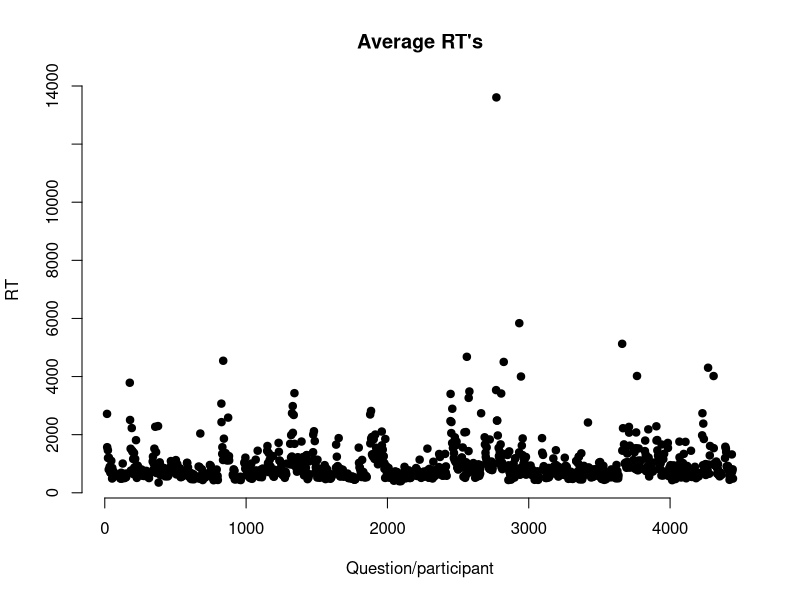
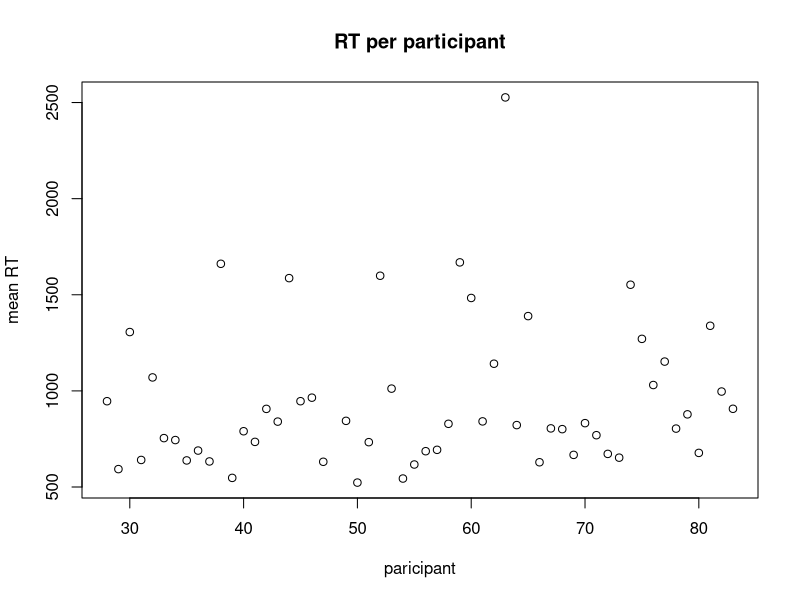
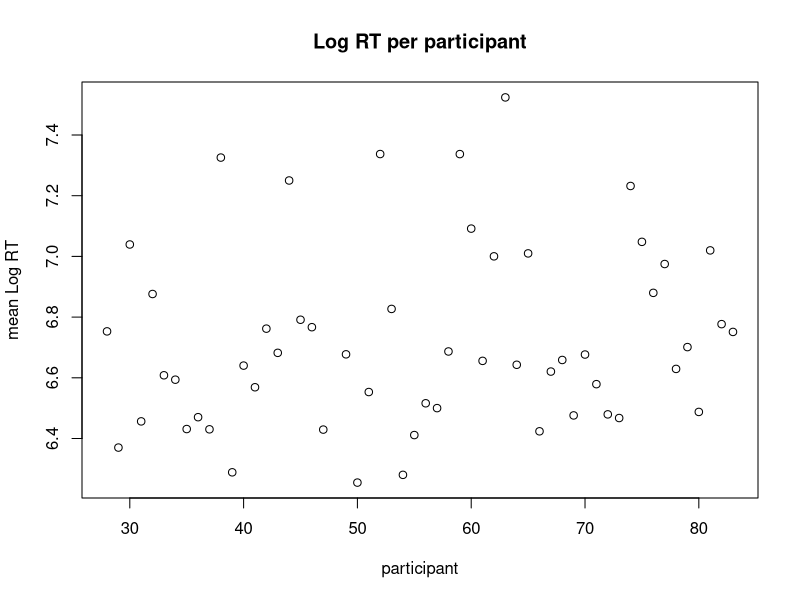
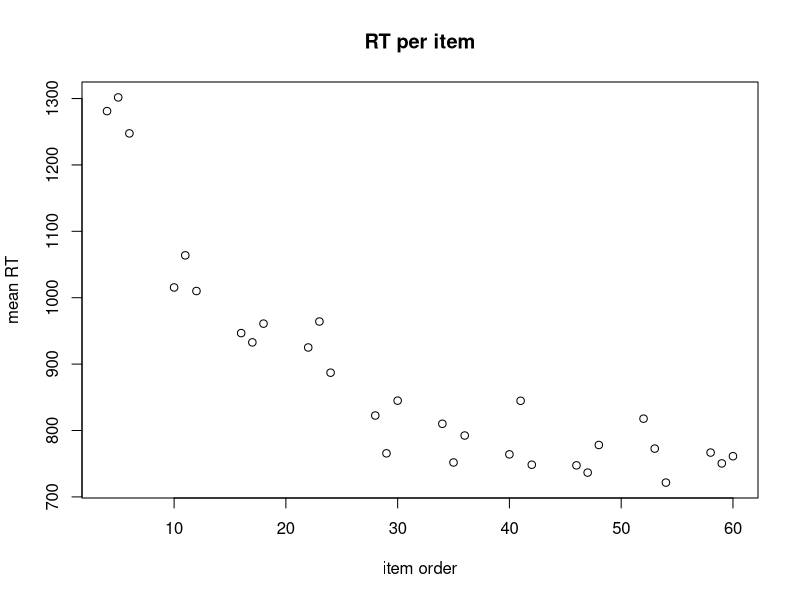
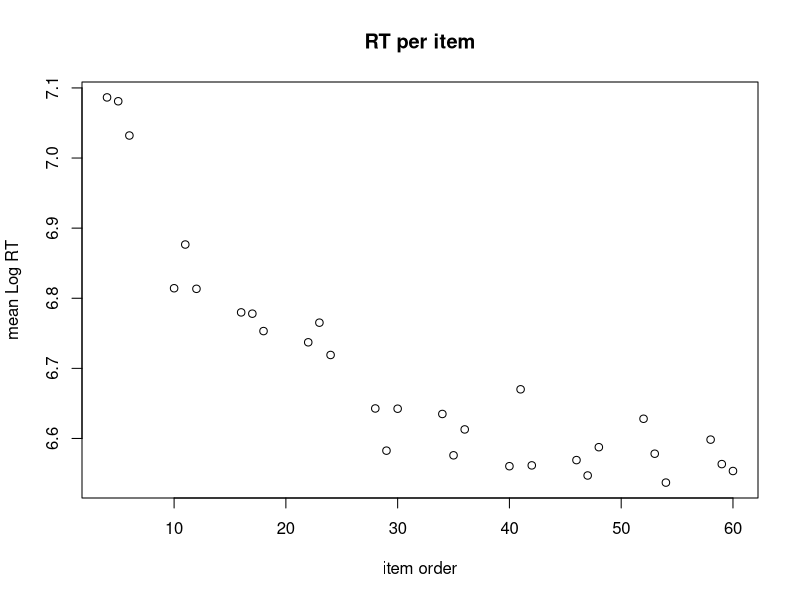
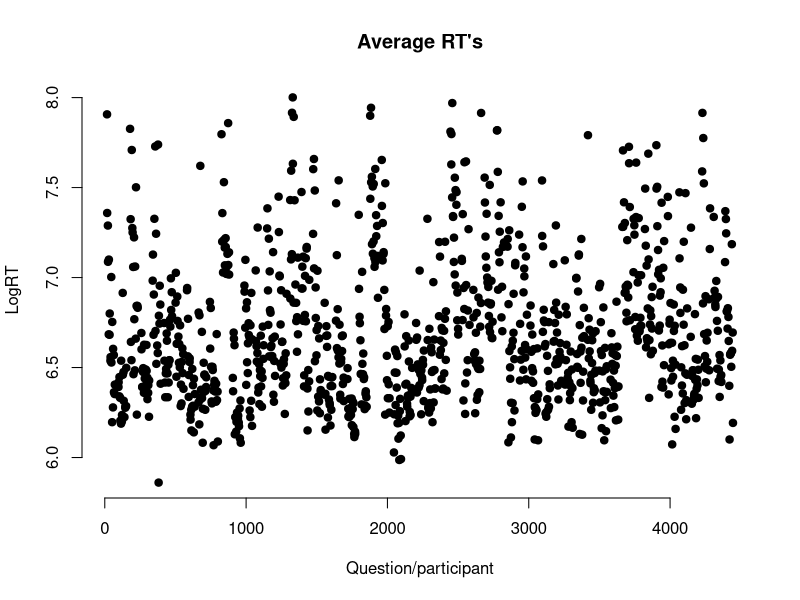
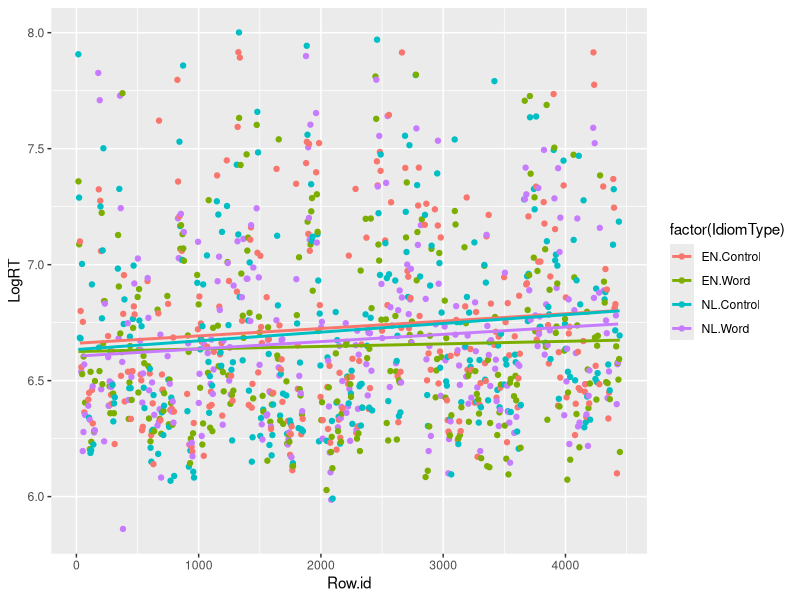
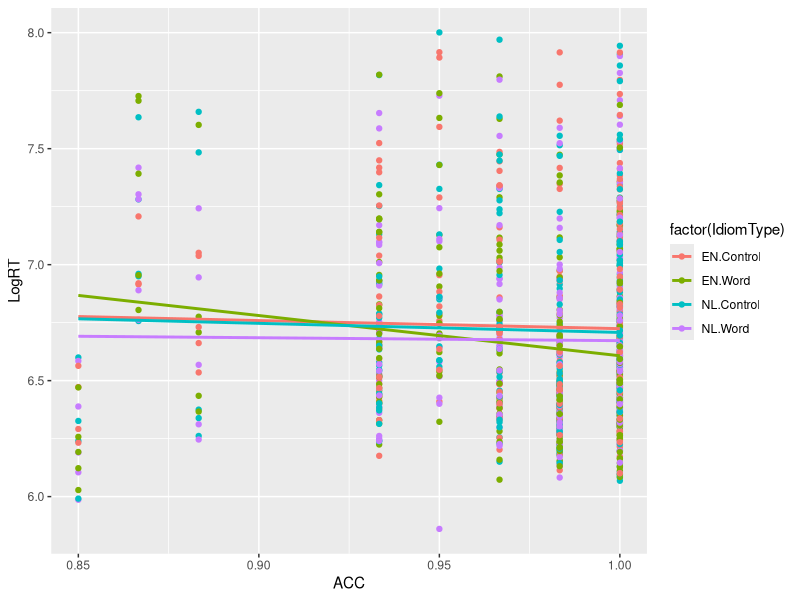

The R script that drew these images, in order: (Note: this script raises an error after producing the figures.)
library(dplyr)
library(ggplot2)
library(openxlsx)
library(lme4)

data <- read.xlsx("Final-Data-Cleaned.xlsx")
str(data)

### TRANSFORMING DATA ###

#Calculating accuracy per participant
ACCdata <- filter(data, Type!="intro" & Type!="info" & Type!="practice")
Group_part <- group_by(ACCdata, Results.index)
ACCdata2 <- mutate(Group_part, ACC = sum(as.numeric(Correct)/60))

## Aggregated usage score

#Transforming usage answers to numeric values
# 5 = daily
# 4 = weekly
# 3 = monthly
# 2 = less frequently
# 1 = never

Dag <- grepl("dagelijks", ACCdata2$Friends)
Week <- grepl("wekelijks", ACCdata2$Friends)
Maand <- grepl("maandelijks", ACCdata2$Friends)
Minder <- grepl("minder vaak", ACCdata2$Friends)
Nooit <- grepl("nooit", ACCdata2$Friends)

ACCdata2$FriendsNum[Dag] = 5
ACCdata2$FriendsNum[Week] = 4
ACCdata2$FriendsNum[Maand] = 3
ACCdata2$FriendsNum[Minder] = 2
ACCdata2$FriendsNum[Nooit] = 1

Dag <- grepl("dagelijks", ACCdata2$School)
Week <- grepl("wekelijks", ACCdata2$School)
Maand <- grepl("maandelijks", ACCdata2$School)
Minder <- grepl("minder vaak", ACCdata2$School)
Nooit <- grepl("nooit", ACCdata2$School)

ACCdata2$SchoolNum[Dag] = 5
ACCdata2$SchoolNum[Week] = 4
ACCdata2$SchoolNum[Maand] = 3
ACCdata2$SchoolNum[Minder] = 2
ACCdata2$SchoolNum[Nooit] = 1

Dag <- grepl("dagelijks", ACCdata2$Dutch.people)
Week <- grepl("wekelijks", ACCdata2$Dutch.people)
Maand <- grepl("maandelijks", ACCdata2$Dutch.people)
Minder <- grepl("minder vaak", ACCdata2$Dutch.people)
Nooit <- grepl("nooit", ACCdata2$Dutch.people)

ACCdata2$Dutch.peopleNum[Dag] = 5
ACCdata2$Dutch.peopleNum[Week] = 4
ACCdata2$Dutch.peopleNum[Maand] = 3
ACCdata2$Dutch.peopleNum[Minder] = 2
ACCdata2$Dutch.peopleNum[Nooit] = 1

Dag <- grepl("dagelijks", ACCdata2$Reading.Fun)
Week <- grepl("wekelijks", ACCdata2$Reading.Fun)
Maand <- grepl("maandelijks", ACCdata2$Reading.Fun)
Minder <- grepl("minder vaak", ACCdata2$Reading.Fun)
Nooit <- grepl("nooit", ACCdata2$Reading.Fun)

ACCdata2$Reading.FunNum[Dag] = 5
ACCdata2$Reading.FunNum[Week] = 4
ACCdata2$Reading.FunNum[Maand] = 3
ACCdata2$Reading.FunNum[Minder] = 2
ACCdata2$Reading.FunNum[Nooit] = 1

Dag <- grepl("dagelijks", ACCdata2$TV)
Week <- grepl("wekelijks", ACCdata2$TV)
Maand <- grepl("maandelijks", ACCdata2$TV)
Minder <- grepl("minder vaak", ACCdata2$TV)
Nooit <- grepl("nooit", ACCdata2$TV)

ACCdata2$TVNum[Dag] = 5
ACCdata2$TVNum[Week] = 4
ACCdata2$TVNum[Maand] = 3
ACCdata2$TVNum[Minder] = 2
ACCdata2$TVNum[Nooit] = 1

#Adding aggregated scores for Usage and Proficiency
ScoreUsage <- mutate(ACCdata2, Usage = TVNum + FriendsNum + SchoolNum + Reading.FunNum)
ScoreProf <- mutate(ScoreUsage, Proficiency = as.numeric(reading.proficiency) + as.numeric(writing.proficiency) + as.numeric(Listening.proficiency) + as.numeric(Speaking.proficiency))

#Filter for correctly answered items 
subsetRTQuestions <- filter(ScoreProf, Correct == 1)

#Filter for experimental items
#Removing non word items
non <- grepl("-non-", subsetRTQuestions$Type)
subsetNotNon <- subset(subsetRTQuestions, !non)

#Removing filler items
filler <- grepl("filler-", subsetNotNon$Type)
subsetIdioms <- subset(subsetNotNon, !filler)

#Getting general idea of RT data
x <- subsetIdioms$Row.id 
y <- subsetIdioms$RT 
plot(x, y, main = "Average RT's", xlab = "Question/participant", ylab = "RT", pch = 19, frame = FALSE)

## See if some participants couldn't keep up, some participants had quite large amounts of outliers, 
## but not so large that we would think they did not understand the experiment, so all participants were kept in
Group_participant <- group_by(subsetIdioms, Results.index)

part_mean <- Group_participant %>% summarize(meanRT = mean(RT), sdRT = sd(RT)) 
part_logmean <- Group_participant %>% summarize(meanRT = mean(log(RT)), sdRT = sd(RT))
part_mean
plot(part_mean$Results.index, part_mean$meanRT, main = "RT per participant", xlab = "paricipant", ylab = "mean RT")
plot(part_logmean$Results.index, part_logmean$meanRT, main = "Log RT per participant", xlab = "participant", ylab = "mean Log RT")


filter_participants <- Group_participant %>% filter(RT>3000)
totalslow <- filter_participants %>% summarize(n = n())

#Remover very long RT's (and investigate which ones were long)
length(subsetIdioms$RT)
subsetRTQuestionsAbove3000 <- filter(subsetIdioms, RT > 3000)
length(subsetRTQuestionsAbove3000$RT)
subsetRTQuestionsAbove3500 <- filter(subsetIdioms, RT > 3500)
length(subsetRTQuestionsAbove3500$RT)
subsetRTQuestionsAbove4500 <- filter(subsetIdioms, RT > 4500)
length(subsetRTQuestionsAbove4500$RT)

#Reaction times above 3000ms are removed (18 answers)
subsetIdiomsUnder3000 <- filter(subsetIdioms, RT <= 3000)

## Check experimental items, there is a learning effect/curve (esp for first 10 items)
Group_items <- group_by(subsetIdiomsUnder3000, Item.order)

part_mean <- Group_items %>% summarize(meanRT = mean(RT), sdRT = sd(RT)) 
part_logmean <- Group_items %>% summarize(meanRT = mean(log(RT)), sdRT = sd(RT))
part_mean
plot(part_mean$Item.order, part_mean$meanRT, main = "RT per item", xlab = "item order", ylab = "mean RT")
plot(part_logmean$Item.order, part_logmean$meanRT, main = "RT per item", xlab = "item order", ylab = "mean Log RT")



## log transformation of RT
#Based on filtered data (reaction time >= 3000)
datafile <- transform(subsetIdiomsUnder3000, LogRT = log(RT))

#Based on unfiltered dataset
datafile2 <- transform(subsetIdioms, LogRT = log(RT))

#Adding idiom type to dataset
EnControl <- grepl("ENidiom-control", datafile$Type)
EnWord <- grepl("ENidiom-word", datafile$Type)
NlControl <- grepl("NLidiom-control", datafile$Type)
NlWord <- grepl("NLidiom-word", datafile$Type)


datafile$IdiomType[EnControl] = "EN.Control"
datafile$IdiomType[EnWord] = "EN.Word"
datafile$IdiomType[NlControl] = "NL.Control"
datafile$IdiomType[NlWord] = "NL.Word"

EnControl2 <- grepl("ENidiom-control", datafile2$Type)
EnWord2 <- grepl("ENidiom-word", datafile2$Type)
NlControl2 <- grepl("NLidiom-control", datafile2$Type)
NlWord2 <- grepl("NLidiom-word", datafile2$Type)

datafile2$IdiomType[EnControl2] = "EN.Control"
datafile2$IdiomType[EnWord2] = "EN.Word"
datafile2$IdiomType[NlControl2] = "NL.Control"
datafile2$IdiomType[NlWord2] = "NL.Word"



#Transforming education levels to numeric values
VMBO <- grepl("VMBO", datafile$Education2)
MBO <- grepl("MBO", datafile$Education2)
HAVO <- grepl("HAVO", datafile$Education2)
VWO <- grepl("VWO", datafile$Education2)
HBO <- grepl("HBO", datafile$Education2)
Universiteit <- grepl("Universiteit", datafile$Education2)

datafile$EducationNum[MBO] = 2
datafile$EducationNum[VMBO] = 1
datafile$EducationNum[HAVO] = 3
datafile$EducationNum[VWO] = 4
datafile$EducationNum[HBO] = 5
datafile$EducationNum[Universiteit] = 6



#Getting general idea of RT data
x <- datafile$Row.id 
y <- datafile$LogRT 
z <- datafile$ACC
q <- datafile$Proficiency
plot(x, y, main = "Average RT's", xlab = "Question/participant", ylab = "LogRT", pch = 19, frame = FALSE)

#Cool images, effect of idioms can be seen in all types of data
ggplot(datafile,aes(y=LogRT,x=Row.id,color=factor(IdiomType))) + geom_point()+stat_smooth(method="lm",se=FALSE)
ggplot(datafile,aes(y=LogRT,x=ACC,color=factor(IdiomType))) + geom_point()+stat_smooth(method="lm",se=FALSE)
ggplot(datafile,aes(y=LogRT,x=Proficiency,color=factor(IdiomType))) + geom_point()+stat_smooth(method="lm",se=FALSE)
ggplot(datafile,aes(y=LogRT,x=Usage,color=factor(IdiomType))) + geom_point()+stat_smooth(method="lm",se=FALSE)
ggplot(datafile,aes(y=LogRT,x=EducationNum,color=factor(IdiomType))) + geom_point()+stat_smooth(method="lm",se=FALSE)



#### MIXED EFFECTS MODELLING ####

### Find best random effects structure 
rm1 <- lmer(LogRT ~ 1 + IdiomType + Usage + (1 + IdiomType + Usage|Results.index) + (1 + IdiomType|Item.number), data = datafile) #start with most complex structure, don't adjust usage by item since this makes no sense
rm2 <- lmer(LogRT ~ 1 + IdiomType + Usage + (1 + IdiomType + Usage|Results.index) + (1|Item.number), data = datafile) #don't adjust idiom type by itemnumber since these have a vey high correlation
rm3 <- lmer(LogRT ~ 1 + IdiomType + Usage + (1 + IdiomType|Results.index) + (1|Item.number), data = datafile) # dont adjust usage by participant
rm4 <- lmer(LogRT ~ 1 + IdiomType + Usage + (1 + IdiomType|Results.index), data = datafile)
rm5 <- lmer(LogRT ~ 1 + IdiomType + Usage + (1|Results.index), data = datafile)
rm6 <- lmer(LogRT ~ 1 + IdiomType + Usage + (1|Results.index) + (1|Item.order), data = datafile) #Because of seem learning effect, this random effects structure is best
summary(rm6)
anova(rm5, rm6) 
anova(lm7, rm6)

rm7 <- lmer(LogRT ~ 1 + IdiomType + Usage + Item.order + (1|Results.index) + (1|Group), data = datafile)
rm8 <- lmer(LogRT ~ 1 + IdiomType + Usage + Item.order + (1|Results.index), data = datafile) #no difference between with or without group
rm9 <- lmer(LogRT ~ 1 + IdiomType + Usage + Item.order + (1 + IdiomType + Usage + Item.order|Results.index) + (1 + IdiomType + Usage + Item.order|Group), data = datafile) #too complex, Item order was the smallest so this was removed
rm10 <- lmer(LogRT ~ 1 + IdiomType + Usage + Item.order + (1 + IdiomType + Usage|Results.index) + (1 + IdiomType + Usage|Group), data = datafile) #Too complex, usage smallest effect was removed
rm11 <- lmer(LogRT ~ 1 + IdiomType + Usage + Item.order + (1 + IdiomType|Results.index) + (1 + IdiomType|Group), data = datafile) #Model still to complex, try removing type in both conditions
rm12 <- lmer(LogRT ~ 1 + IdiomType + Usage + Item.order + (1|Results.index) + (1 + IdiomType|Group), data = datafile)
rm13 <- lmer(LogRT ~ 1 + IdiomType + Usage + Item.order + (1 + IdiomType|Results.index) + (1|Group), data = datafile)
rm14 <- lmer(LogRT ~ 1 + IdiomType + Usage + Item.order + (1|Results.index), data = datafile)
rm15 <- lmer(LogRT ~ 1 + IdiomType + Usage + Item.order + (1|Results.index) + (1|Group), data = datafile) #Most complex model that converges
summary(rm7)
anova(rm7, rm8)
summary(rm11)


# initial look at variables
lm1 <- lmer(LogRT ~ 1 + Proficiency + Item.order + (1|Results.index) + (1|Group), data = datafile)
lm2 <- lmer(LogRT ~ 1 + Usage + Item.order + (1|Results.index) + (1|Group), data = datafile)
lm3 <- lmer(LogRT ~ 1 + Usage + Proficiency + Item.order + (1|Results.index) + (1|Group), data = datafile)
lm4 <- lmer(LogRT ~ 1 + Usage*Proficiency + Item.order + (1|Results.index) + (1|Group), data = datafile)
summary(lm4)
anova(lm3, lm2)
anova(lm3, lm1)
anova(lm4, lm2)
# Both usage and proficiency on its own in a model are significant predictors. However, usage appears to be
# a stronger predictors, since when it is included in a model with proficiency, proficiency is no longer significant

lm5 <- lmer(LogRT ~ 1 + Usage + Dutch.peopleNum + Item.order + (1|Results.index) + (1|Group), data = datafile)
summary(lm5)
anova(lm2, lm5)
# Not significant addition to model, but talking English with other dutch people makes the RT slower. 
# This could be because participants who speak a lot of English with other people may have a relatively low familiarity
# With English idioms compared to their proficiency (know less idioms than expected for someone with their English level)

lm6 <- lmer(LogRT ~ 1 + IdiomType + Item.order + (1|Results.index) + (1|Group), data = datafile)
lm7 <- lmer(LogRT ~ 1 + IdiomType + Usage + Item.order + (1|Results.index) + (1|Group), data = datafile)
lm8 <- lmer(LogRT ~ 1 + IdiomType * Usage + Item.order + (1|Results.index) + (1|Group), data = datafile)
lm8.2 <- lmer(LogRT ~ 1 + IdiomType * Usage * Item.order + (1|Results.index) + (1|Group), data = datafile)
lm8.3 <- lmer(LogRT ~ 1 + IdiomType + Usage * Item.order + (1|Results.index) + (1|Group), data = datafile)
summary(lm8)
anova(lm6, lm7) #significant addition of usage
anova(lm2, lm7) #type is significant added to usage
anova(lm7, lm8) #interaction not significant
anova(lm7, lm8.2) #no significant interaction
anova(lm7, lm8.3) #no significant interaction

### Testing individual components of proficiency
lm9 <- lmer(LogRT ~ 1 + IdiomType + Usage + Proficiency + Item.order + (1|Results.index) + (1|Group), data = datafile)
lm10 <- lmer(LogRT ~ 1 + IdiomType + Usage + reading.proficiency + Item.order + (1|Results.index) + (1|Group), data = datafile)
lm11 <- lmer(LogRT ~ 1 + IdiomType + Usage + writing.proficiency + Item.order + (1|Results.index) + (1|Group), data = datafile)
lm12 <- lmer(LogRT ~ 1 + IdiomType + Usage + Listening.proficiency + Item.order + (1|Results.index) + (1|Group), data = datafile)
lm13 <- lmer(LogRT ~ 1 + IdiomType + Usage + Speaking.proficiency + Item.order + (1|Results.index) + (1|Group), data = datafile)
anova(lm7, lm9)
anova(lm7, lm10)
anova(lm7, lm11)
anova(lm7, lm12)
anova(lm7, lm13)
# All individual components of proficiency also not significant contributors

### Individual components of usage
lm14 <- lmer(LogRT ~ 1 + IdiomType + Reading.FunNum + Item.order + (1|Results.index) + (1|Group), data = datafile)
lm15 <- lmer(LogRT ~ 1 + IdiomType + TVNum + Item.order + (1|Results.index) + (1|Group), data = datafile)
lm16 <- lmer(LogRT ~ 1 + IdiomType + SchoolNum + Item.order + (1|Results.index) + (1|Group), data = datafile)
lm17 <- lmer(LogRT ~ 1 + IdiomType + FriendsNum + Item.order + (1|Results.index) + (1|Group), data = datafile)
anova(lm6, lm14)
anova(lm6, lm15)
anova(lm6, lm16)
anova(lm6, lm17)
# TV and friends are most significant contributes to compound score, then ReadingFun and then TV which was the only one which in its own was not significant
# Since all factors are relatively important we keep the compound score the same as in the original experiment

# confirm keeping the model of original research
lm18 <- lmer(LogRT ~ 1 + IdiomType + Reading.FunNum + TVNum + SchoolNum + FriendsNum + Item.order + (1|Results.index) + (1|Group), data = datafile)
lm19 <- lmer(LogRT ~ 1 + IdiomType + Reading.FunNum + SchoolNum + FriendsNum + Item.order + (1|Results.index) + (1|Group), data = datafile)
anova(lm7, lm18) # Adding all 4 parts separately to the model is not significantly better than what the original experiment did.
anova(lm7, lm19) # Adding all 4 parts separately to the model is not significantly better than what the original experiment did.
anova(lm18, lm19) # Leaving out TVNum is not significantly better

### Frequency of use as factor
#lm7 <- lmer(LogRT ~ 1 + IdiomType + Usage + Item.order + (1|Results.index) + (1|Group), data = datafile)
lm20 <- lmer(LogRT ~ 1 + IdiomType + Usage + How.long.speaking + Item.order + (1|Results.index) + (1|Group), data = datafile)
lm21 <- lmer(LogRT ~ 1 + IdiomType + How.long.speaking + Item.order + (1|Results.index) + (1|Group), data = datafile)
anova(lm7, lm20)
anova(lm6, lm21)
anova(lm7, lm21)
# Unlike original experiment how long people have been speaking English is not a significant predictor, this could be because in the Netherlands everyone learns 
# English at almost the same age

### Other effects to test
lm22 <- lmer(LogRT ~ 1 + IdiomType + Usage + ACC + Item.order + (1|Results.index) + (1|Group), data = datafile)
lm23 <- lmer(LogRT ~ 1 + IdiomType + Usage + Hand2 + Item.order + (1|Results.index) + (1|Group), data = datafile)
lm24 <- lmer(LogRT ~ 1 + IdiomType + Usage + Age2 + Item.order + (1|Results.index) + (1|Group), data = datafile)
lm25 <- lmer(LogRT ~ 1 + IdiomType + Usage + Education2 + Item.order + (1|Results.index) + (1|Group), data = datafile)

anova(lm7, lm22)
anova(lm7, lm23)
anova(lm7, lm24)
anova(lm7, lm25)
summary(lm25)
# only relevant factor is education, where HAVO is fastest then Uni, HBO, MBO, VMBO. This is almost exactly in order of the
# educational levels in the Dutch system. HAVO was VERY fast since all other groups have slower RT, however what should be kept in 
# mind is that there were only 2 HAVO and 1 VMBO participant, (MBO 5) the vast majority of participants was from HBO and Uni

#Same model as lm25, but without removal of 3000 < RT's
lm26 <- lmer(LogRT ~ 1 + IdiomType + Usage + Education2 + Item.order + (1|Results.index) + (1|Group), data = datafile2)
summary(lm25)
anova(lm8, lm7)

# The interaction between Education and IdiomType is not significantly better
lm27 <- lmer(LogRT ~ 1 +  Usage + IdiomType * Education2 + Item.order + (1|Results.index) + (1|Group), data = datafile)
anova(lm25, lm27)
summary(lm27)

# Transforming back from LogRT to RT (based on lm25)
(RT.IdiomTypeEn.Control <- exp(7.1421779))
(RT.IdiomTypeEN.Word <-  exp(0.0893395))
(RT.IdiomTypeNL.Control <-  exp(0.0122948))
(RT.IdiomTypeNL.Word <-  exp(0.0571718))

# intercept per condition
RT.IdiomTypeEn.Control
RT.IdiomTypeEn.Control * RT.IdiomTypeEN.Word
RT.IdiomTypeEn.Control * RT.IdiomTypeNL.Control
RT.IdiomTypeEn.Control * RT.IdiomTypeNL.Word

# adjustment per condition
RT.IdiomTypeEn.Control 
(RT.IdiomTypeEn.Control * RT.IdiomTypeEN.Word ) - RT.IdiomTypeEn.Control
(RT.IdiomTypeEn.Control * RT.IdiomTypeNL.Control)- RT.IdiomTypeEn.Control
(RT.IdiomTypeEn.Control * RT.IdiomTypeNL.Word)- RT.IdiomTypeEn.Control
